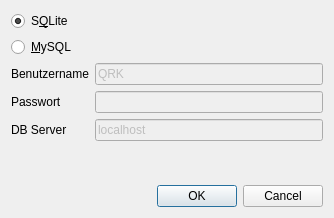
<?xml version="1.0" encoding="UTF-8"?>
<ui version="4.0">
 <author>Copyright 2010, Martin Koller</author>
 <class>DatabaseDefinition</class>
 <widget class="QDialog" name="DatabaseDefinition">
  <property name="geometry">
   <rect>
    <x>0</x>
    <y>0</y>
    <width>334</width>
    <height>218</height>
   </rect>
  </property>
  <property name="windowTitle">
   <string>Datenbank Einstellungen</string>
  </property>
  <layout class="QVBoxLayout" name="verticalLayout">
   <item>
    <widget class="QRadioButton" name="sqlite">
     <property name="text">
      <string>S&amp;QLite</string>
     </property>
     <property name="checked">
      <bool>true</bool>
     </property>
    </widget>
   </item>
   <item>
    <widget class="QRadioButton" name="mysql">
     <property name="text">
      <string>&amp;MySQL</string>
     </property>
    </widget>
   </item>
   <item>
    <layout class="QFormLayout" name="formLayout">
     <item row="0" column="1">
      <widget class="QLineEdit" name="username">
       <property name="enabled">
        <bool>false</bool>
       </property>
       <property name="text">
        <string>QRK</string>
       </property>
      </widget>
     </item>
     <item row="1" column="1">
      <widget class="QLineEdit" name="password">
       <property name="enabled">
        <bool>false</bool>
       </property>
       <property name="echoMode">
        <enum>QLineEdit::PasswordEchoOnEdit</enum>
       </property>
      </widget>
     </item>
     <item row="2" column="1">
      <widget class="QLineEdit" name="hostname">
       <property name="enabled">
        <bool>false</bool>
       </property>
       <property name="text">
        <string>localhost</string>
       </property>
      </widget>
     </item>
     <item row="0" column="0">
      <widget class="QLabel" name="label">
       <property name="text">
        <string>Benutzername</string>
       </property>
      </widget>
     </item>
     <item row="1" column="0">
      <widget class="QLabel" name="label_2">
       <property name="text">
        <string>Passwort</string>
       </property>
      </widget>
     </item>
     <item row="2" column="0">
      <widget class="QLabel" name="label_3">
       <property name="text">
        <string>DB Server</string>
       </property>
      </widget>
     </item>
    </layout>
   </item>
   <item>
    <widget class="QDialogButtonBox" name="buttonBox">
     <property name="orientation">
      <enum>Qt::Horizontal</enum>
     </property>
     <property name="standardButtons">
      <set>QDialogButtonBox::Cancel|QDialogButtonBox::Ok</set>
     </property>
    </widget>
   </item>
  </layout>
 </widget>
 <resources/>
 <connections>
  <connection>
   <sender>buttonBox</sender>
   <signal>accepted()</signal>
   <receiver>DatabaseDefinition</receiver>
   <slot>accept()</slot>
   <hints>
    <hint type="sourcelabel">
     <x>224</x>
     <y>166</y>
    </hint>
    <hint type="destinationlabel">
     <x>157</x>
     <y>184</y>
    </hint>
   </hints>
  </connection>
  <connection>
   <sender>buttonBox</sender>
   <signal>rejected()</signal>
   <receiver>DatabaseDefinition</receiver>
   <slot>reject()</slot>
   <hints>
    <hint type="sourcelabel">
     <x>292</x>
     <y>172</y>
    </hint>
    <hint type="destinationlabel">
     <x>286</x>
     <y>184</y>
    </hint>
   </hints>
  </connection>
  <connection>
   <sender>mysql</sender>
   <signal>toggled(bool)</signal>
   <receiver>username</receiver>
   <slot>setEnabled(bool)</slot>
   <hints>
    <hint type="sourcelabel">
     <x>26</x>
     <y>42</y>
    </hint>
    <hint type="destinationlabel">
     <x>195</x>
     <y>72</y>
    </hint>
   </hints>
  </connection>
  <connection>
   <sender>mysql</sender>
   <signal>toggled(bool)</signal>
   <receiver>password</receiver>
   <slot>setEnabled(bool)</slot>
   <hints>
    <hint type="sourcelabel">
     <x>60</x>
     <y>46</y>
    </hint>
    <hint type="destinationlabel">
     <x>147</x>
     <y>107</y>
    </hint>
   </hints>
  </connection>
  <connection>
   <sender>mysql</sender>
   <signal>toggled(bool)</signal>
   <receiver>hostname</receiver>
   <slot>setEnabled(bool)</slot>
   <hints>
    <hint type="sourcelabel">
     <x>87</x>
     <y>46</y>
    </hint>
    <hint type="destinationlabel">
     <x>139</x>
     <y>135</y>
    </hint>
   </hints>
  </connection>
 </connections>
</ui>
